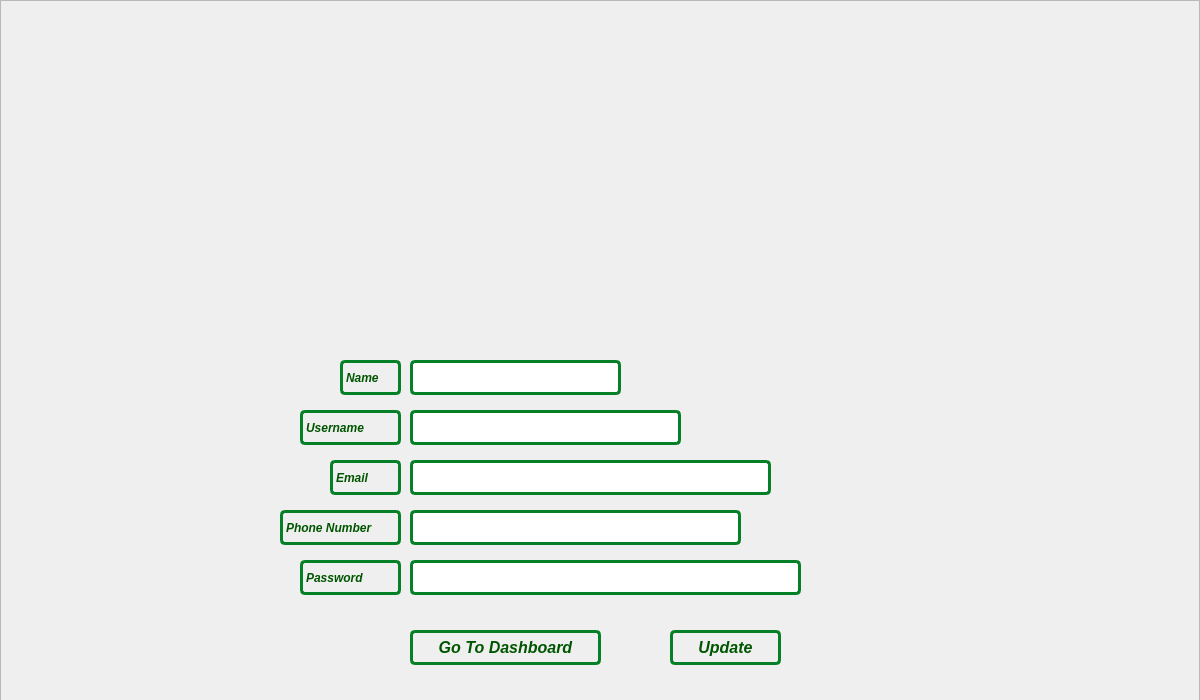
<?xml version="1.0" encoding="UTF-8"?>
<ui version="4.0">
 <class>UpdateCredentials</class>
 <widget class="QWidget" name="UpdateCredentials">
  <property name="geometry">
   <rect>
    <x>0</x>
    <y>0</y>
    <width>1200</width>
    <height>700</height>
   </rect>
  </property>
  <property name="windowTitle">
   <string>UpdateCredentials</string>
  </property>
  <property name="styleSheet">
   <string notr="true">background-image: url(:/resources/images/background/b6.png);
background-position:center;</string>
  </property>
  <widget class="QPushButton" name="dashboardLink">
   <property name="geometry">
    <rect>
     <x>410</x>
     <y>630</y>
     <width>191</width>
     <height>35</height>
    </rect>
   </property>
   <property name="font">
    <font>
     <pointsize>12</pointsize>
     <italic>true</italic>
     <bold>true</bold>
    </font>
   </property>
   <property name="cursor">
    <cursorShape>PointingHandCursor</cursorShape>
   </property>
   <property name="styleSheet">
    <string notr="true">color: rgb(0, 85, 0);
border:3px solid #068027;
border-radius:5px;</string>
   </property>
   <property name="text">
    <string>Go To Dashboard</string>
   </property>
  </widget>
  <widget class="QLabel" name="usernameLabel">
   <property name="geometry">
    <rect>
     <x>300</x>
     <y>410</y>
     <width>101</width>
     <height>35</height>
    </rect>
   </property>
   <property name="font">
    <font>
     <italic>true</italic>
     <bold>true</bold>
    </font>
   </property>
   <property name="styleSheet">
    <string notr="true">color: rgb(0, 85, 0);
border:3px solid #068027;
border-radius:5px;</string>
   </property>
   <property name="text">
    <string>Username</string>
   </property>
  </widget>
  <widget class="QLineEdit" name="username">
   <property name="geometry">
    <rect>
     <x>410</x>
     <y>410</y>
     <width>271</width>
     <height>35</height>
    </rect>
   </property>
   <property name="font">
    <font>
     <bold>true</bold>
    </font>
   </property>
   <property name="styleSheet">
    <string notr="true">color: rgb(0, 85, 0);
border:3px solid #068027;
border-radius:5px;</string>
   </property>
  </widget>
  <widget class="QLineEdit" name="email">
   <property name="geometry">
    <rect>
     <x>410</x>
     <y>460</y>
     <width>361</width>
     <height>35</height>
    </rect>
   </property>
   <property name="font">
    <font>
     <bold>true</bold>
    </font>
   </property>
   <property name="styleSheet">
    <string notr="true">color: rgb(0, 85, 0);
border:3px solid #068027;
border-radius:5px;</string>
   </property>
  </widget>
  <widget class="QLabel" name="emailLabel">
   <property name="geometry">
    <rect>
     <x>330</x>
     <y>460</y>
     <width>71</width>
     <height>35</height>
    </rect>
   </property>
   <property name="font">
    <font>
     <italic>true</italic>
     <bold>true</bold>
    </font>
   </property>
   <property name="styleSheet">
    <string notr="true">color: rgb(0, 85, 0);
border:3px solid #068027;
border-radius:5px;</string>
   </property>
   <property name="text">
    <string>Email</string>
   </property>
  </widget>
  <widget class="QLineEdit" name="phone">
   <property name="geometry">
    <rect>
     <x>410</x>
     <y>510</y>
     <width>331</width>
     <height>35</height>
    </rect>
   </property>
   <property name="font">
    <font>
     <bold>true</bold>
    </font>
   </property>
   <property name="styleSheet">
    <string notr="true">color: rgb(0, 85, 0);
border:3px solid #068027;
border-radius:5px;</string>
   </property>
  </widget>
  <widget class="QLabel" name="phoneNumberLabel">
   <property name="geometry">
    <rect>
     <x>280</x>
     <y>510</y>
     <width>121</width>
     <height>35</height>
    </rect>
   </property>
   <property name="font">
    <font>
     <italic>true</italic>
     <bold>true</bold>
    </font>
   </property>
   <property name="styleSheet">
    <string notr="true">color: rgb(0, 85, 0);
border:3px solid #068027;
border-radius:5px;</string>
   </property>
   <property name="text">
    <string>Phone Number</string>
   </property>
  </widget>
  <widget class="QLineEdit" name="password">
   <property name="geometry">
    <rect>
     <x>410</x>
     <y>560</y>
     <width>391</width>
     <height>35</height>
    </rect>
   </property>
   <property name="font">
    <font>
     <bold>true</bold>
    </font>
   </property>
   <property name="styleSheet">
    <string notr="true">color: rgb(0, 85, 0);
border:3px solid #068027;
border-radius:5px;</string>
   </property>
   <property name="echoMode">
    <enum>QLineEdit::Password</enum>
   </property>
  </widget>
  <widget class="QLabel" name="passwordLabel">
   <property name="geometry">
    <rect>
     <x>300</x>
     <y>560</y>
     <width>101</width>
     <height>35</height>
    </rect>
   </property>
   <property name="font">
    <font>
     <italic>true</italic>
     <bold>true</bold>
    </font>
   </property>
   <property name="styleSheet">
    <string notr="true">color: rgb(0, 85, 0);
border:3px solid #068027;
border-radius:5px;</string>
   </property>
   <property name="text">
    <string>Password </string>
   </property>
  </widget>
  <widget class="QPushButton" name="submit">
   <property name="geometry">
    <rect>
     <x>670</x>
     <y>630</y>
     <width>111</width>
     <height>35</height>
    </rect>
   </property>
   <property name="font">
    <font>
     <pointsize>12</pointsize>
     <italic>true</italic>
     <bold>true</bold>
    </font>
   </property>
   <property name="styleSheet">
    <string notr="true">color: rgb(0, 85, 0);
border:3px solid #068027;
border-radius:5px;</string>
   </property>
   <property name="text">
    <string>Update</string>
   </property>
  </widget>
  <widget class="QFrame" name="frame">
   <property name="geometry">
    <rect>
     <x>0</x>
     <y>0</y>
     <width>1200</width>
     <height>701</height>
    </rect>
   </property>
   <property name="styleSheet">
    <string notr="true">Qwidget#UpdateCreditionals{
background-image: url(:/resources/images/background/b6.png);
background-repeat:no-repeat;
background-position:center;
}</string>
   </property>
   <property name="frameShape">
    <enum>QFrame::StyledPanel</enum>
   </property>
   <property name="frameShadow">
    <enum>QFrame::Raised</enum>
   </property>
   <widget class="QLineEdit" name="name">
    <property name="geometry">
     <rect>
      <x>410</x>
      <y>360</y>
      <width>211</width>
      <height>35</height>
     </rect>
    </property>
    <property name="font">
     <font>
      <bold>true</bold>
     </font>
    </property>
    <property name="styleSheet">
     <string notr="true">color: rgb(0, 85, 0);
border:3px solid #068027;
border-radius:5px;</string>
    </property>
    <property name="clearButtonEnabled">
     <bool>true</bool>
    </property>
   </widget>
   <widget class="QLabel" name="nameLabel">
    <property name="geometry">
     <rect>
      <x>340</x>
      <y>360</y>
      <width>61</width>
      <height>35</height>
     </rect>
    </property>
    <property name="font">
     <font>
      <italic>true</italic>
      <bold>true</bold>
     </font>
    </property>
    <property name="styleSheet">
     <string notr="true">color: rgb(0, 85, 0);
border:3px solid #068027;
border-radius:5px;</string>
    </property>
    <property name="text">
     <string>Name</string>
    </property>
   </widget>
  </widget>
  <zorder>frame</zorder>
  <zorder>dashboardLink</zorder>
  <zorder>usernameLabel</zorder>
  <zorder>username</zorder>
  <zorder>email</zorder>
  <zorder>emailLabel</zorder>
  <zorder>phone</zorder>
  <zorder>phoneNumberLabel</zorder>
  <zorder>password</zorder>
  <zorder>passwordLabel</zorder>
  <zorder>submit</zorder>
 </widget>
 <resources/>
 <connections/>
</ui>
